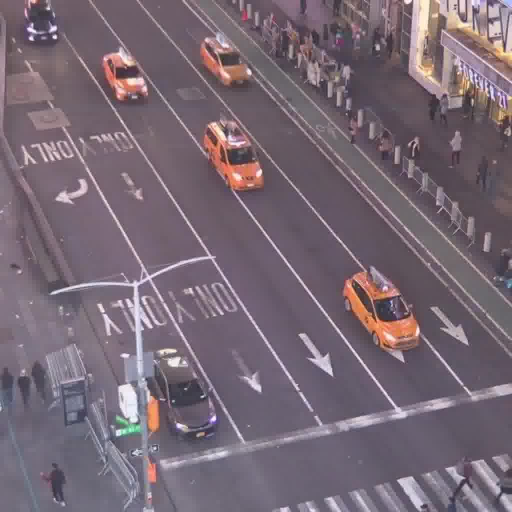
#> input picture resources/times-square-jpg-200ms/frame012.jpg, 1024 x 1024 px (shown at 1/2 size); its folder holds 4 pictures in this run
$ jupyter execute --allow-errors 04-Mask-R-CNN-counting-cars-in-a-video-up.ipynb   (shell and % lines are left out)
#> lines starting #> are read from the running program, lines starting #| are printed output that depends on the picture
# Mask R-CNN - part 3

Before you start:
 - Clone Mask_RCNN, install dependencies https://github.com/matterport/Mask_RCNN
 - Download weights of COCO model https://github.com/matterport/Mask_RCNN/releases/download/v2.0/mask_rcnn_coco.h5
 - Download COCO dataset from http://cocodataset.org/#download or at least the adnotations https://vision.ece.vt.edu/mscoco/coco/annotations/instances_train-val2014.zip

## Paths

Remember to change to your own...

[cell 1]
import os

ROOT_DIR = os.path.abspath("../../varia/Mask_RCNN/")
MODEL_DIR = os.path.abspath("/data/coco/")
COCO_MODEL_PATH = os.path.join(MODEL_DIR, "mask_rcnn_coco.h5")
HIGHT, WIDTH = 442, 878
FRAME_TIME = 200

## Libraries

[cell 2]
import sys
import random
import math

import numpy as np
import skimage.io

import matplotlib
import matplotlib.pyplot as plt

[cell 3]
"""Import Mask R-CNN."""
sys.path.append(ROOT_DIR)
import mrcnn.utils
import mrcnn.model
import mrcnn.visualize

## Configuration

[cell 4]
"""Load the configuration file for the MS-COCO model."""
sys.path.append(os.path.join(ROOT_DIR, "samples/coco/"))
import coco


class InferenceConfig(coco.CocoConfig):
    """Owerwrite the batch size.

    Batch size = GPU_COUNT * IMAGES_PER_GPU
    For our needs, we need batch size = 1
    """
    GPU_COUNT = 1
    IMAGES_PER_GPU = 1
    DETECTION_MIN_CONFIDENCE = 0.4

config = InferenceConfig()

[cell 5]
"""Create a model object and load the weights."""
#> (the rest of this cell did not finish here and is left out)

[cell 6]
"""Check class numbers."""
#> (the rest of this cell did not finish here and is left out)

## Filters

[cell 7]
# [21 lines left out: function filter_vehicles, not called in this run]

[cell 8]
# [16 lines left out: function filter_small_objects, not called in this run]

## Times Square example once again

[cell 9]
IMAGE_PATTERN = os.path.abspath("../resources/times-square-jpg-200ms/*.jpg")

images = skimage.io.imread_collection(IMAGE_PATTERN)
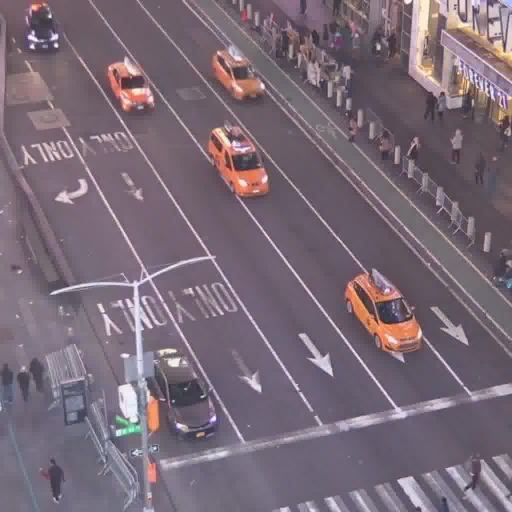
#> input picture resources/times-square-jpg-200ms/frame013.jpg, 1024 x 1024 px (shown at 1/2 size)
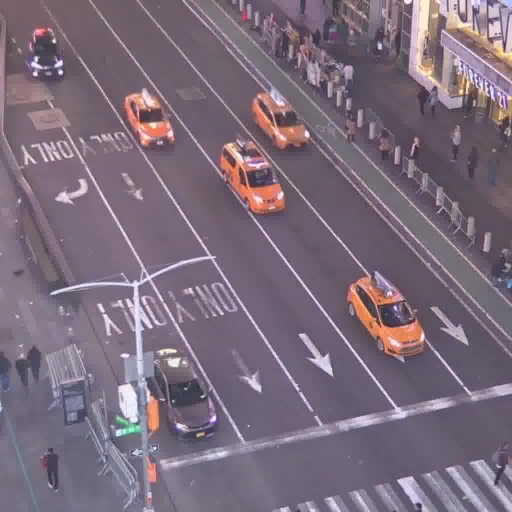
#> input picture resources/times-square-jpg-200ms/frame016.jpg, 1024 x 1024 px (shown at 1/2 size)
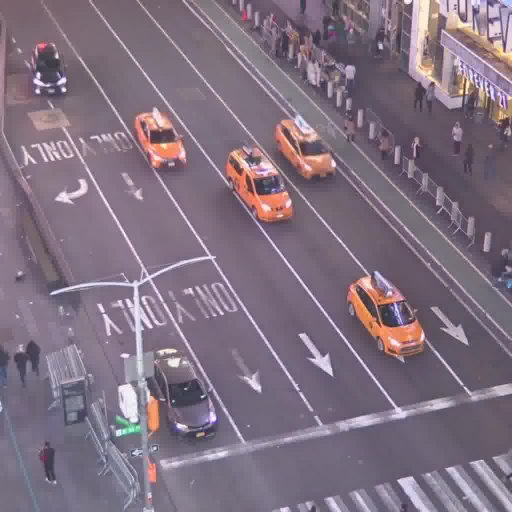
#> input picture resources/times-square-jpg-200ms/frame018.jpg, 1024 x 1024 px (shown at 1/2 size)
#> images = 4 items

[cell 10]
"""Load first frame."""

image = images[0]
#> image is the input picture: shape (1024, 1024, 3); mean R, G, B 119, 104.6, 115.9
#> (the rest of this cell did not finish here and is left out)

[cell 11]
"""Return how many vehicles we detected."""
#> (the rest of this cell did not finish here and is left out)

[cell 12]
"""Load second frame."""

image = images[1]
#> image is the input picture: shape (1024, 1024, 3); mean R, G, B 121.3, 106.6, 118.7
#> (the rest of this cell did not finish here and is left out)

[cell 13]
"""Return how many vehicles we detected."""
#> (the rest of this cell did not finish here and is left out)

## Translation - test with two frames

[cell 14]
"""Calculating overlap."""

#> (the rest of this cell did not finish here and is left out)

[cell 15]
# [20 lines left out: function translations, not called in this run]

[cell 16]
"""We can calculate now vector of translation for cars between first and second frame."""
#> (the rest of this cell did not finish here and is left out)

## Counting new vehicles

[cell 17]
# [13 lines left out: function leaving_border, not called in this run]

#> (a cell that did not finish here is left out)

## Counting moving vehicles

[cell 19]
# [14 lines left out: function moving_vehicles, not called in this run]

#> (a cell that did not finish here is left out)

## Times square - video

[cell 21]
IMAGE_PATTERN = os.path.abspath("../resources/times-square-jpg-200ms/*.jpg")

images = skimage.io.imread_collection(IMAGE_PATTERN)

[cell 22]
logs = []
past_r = None
#> (the rest of this cell did not finish here and is left out)

## Small graphs

[cell 23]
def to_points(logs, n=5):
    """Change format of history to three lines of points."""
    time, cars, entries, parked = [], [], [], []

    for i in range(len(logs)//n):
        snap = logs[n*i:n*(i+1)]

        time.append(i)
        cars.append(np.mean([i['cars'] for i in snap]))
        entries.append(np.mean([i['entries'] for i in snap]))
        parked.append(np.mean([i['parked'] for i in snap]))

    return time, cars, entries, parked


def plot_cars(logs, color, stop):
    """Plot evolution"""
    plt.figure(figsize=(5, 5), dpi=120)

    time, cars, entries, parked = to_points(logs, n=5)
    plt.ylim((0, 15))
    plt.xlim((0, 35))
    plt.xlabel('frames')
    plt.ylabel('# of cars')

    plt.plot(cars[:stop], 'o', color=color)

    plt.savefig('/home/marcin/Pictures/times-square-a/cars_{:02}.png'.format(stop-1))
    plt.close()


def plot_parked(logs, color, stop):
    """Plot evolution"""
    plt.figure(figsize=(5, 5), dpi=120)

    time, cars, entries, parked = to_points(logs, n=5)
    plt.ylim((0, 10))
    plt.xlim((0, 35))
    plt.xlabel('frames')
    plt.ylabel('# of not-moving cars')

    plt.plot(parked[:stop], 'o', color=color)

    plt.savefig('/home/marcin/Pictures/times-square-c/parked_{:02}.png'.format(stop-1))
    plt.close()

[cell 24]
font = {'size'   : 12}
matplotlib.rc('font', **font)

for i in range(34):
    plot_cars(logs, color='blue', stop=i+1)
    plot_parked(logs, color='red', stop=i+1)
#> this loop made 34 passes
#> pass 1, in plot_cars, `plt.savefig('/home/marcin/Pictures/times-square-a/cars_{:02}.png'.form..`:
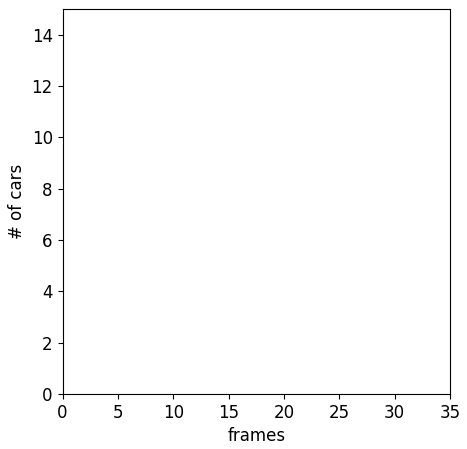
#> figure drawn by matplotlib, 1 panel
#> pass 1, in plot_parked, `plt.savefig('/home/marcin/Pictures/times-square-c/parked_{:02}.png'.fo..`:
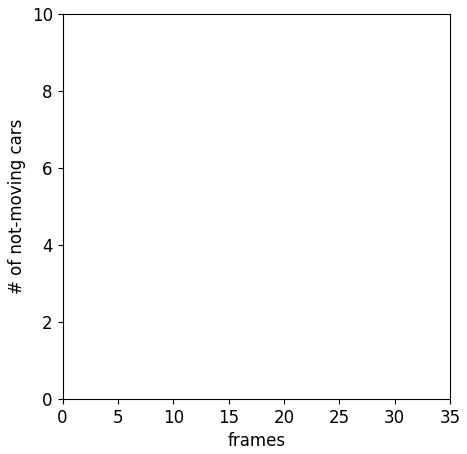
#> figure drawn by matplotlib, 1 panel
